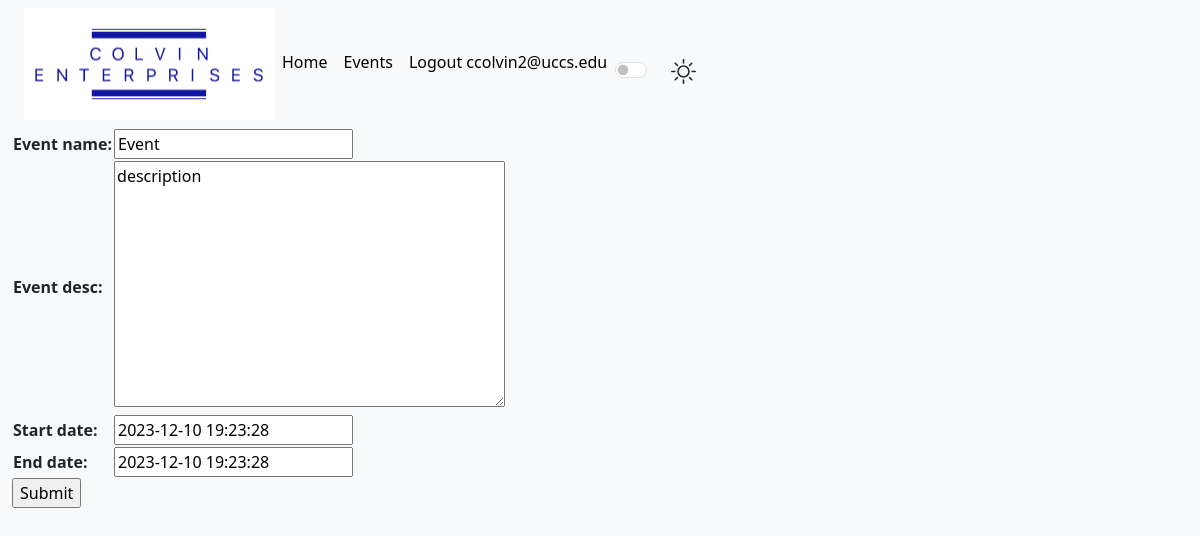
/event/10/update/ (signed in), run on the app's committed database.
### event_app/models.py (models this page shows, shortened)
class Event(models.Model):
	event_name = models.CharField(max_length=100)
	event_desc = models.TextField()
	start_date = models.DateTimeField(default=timezone.now)
	end_date   = models.DateTimeField(default=timezone.now)
	slug = models.SlugField(max_length=100,unique=True)

### event_app/decorators.py (the view)
        def wrapper_func(request, *args, **kwargs):
            print('role', allowed_roles)
            group = None
            if request.user.groups.exists():
                group = request.user.groups.all()[0].name
            if group in allowed_roles:
                return view_func(request, *args, **kwargs)
            else:
                return HttpResponse('You are not authorized to view this page. Please reach out to your point of contact.')

### event_app/forms.py
class EventForm(ModelForm):
    class Meta:
        model = Event
        fields =('event_name', 'event_desc', 'start_date', 'end_date')

### event_app/views.py (called while the page is built)
@login_required(login_url='login')
@allowed_users(allowed_roles=['editor_role'])
def EventUpdate(request, pk):
	event = Event.objects.get(pk=pk)
	if request.method == 'POST':
		form = EventForm(request.POST, instance=event)
		form.save()
		return redirect('event-detail', pk=pk)
	else:
		form = EventForm(instance=event)
	return render(request, "event_app/event_form.html", {'form': form})

### event_app/templates/event_app/event_form.html (shortened to what this page needs)
{% extends 'event_app/base_template.html' %}
{% block content %}
<form action="" method="POST">
<table>
{{ form.as_table }}
</table>
<input type="submit" name="Submit">
</form>
{% endblock %}

### event_app/templates/event_app/base_template.html (shortened to what this page needs)
{% load static %}
<!DOCTYPE html>
<html lang="en">
<head>
<link href="https://cdn.jsdelivr.net/npm/bootstrap@5.3.2/dist/css/bootstrap.min.css" rel="stylesheet">
</head>
<body>
<div class="container-fluid">
<nav class="navbar navbar-expand-lg bg-body-tertiary">
<div class="container-fluid">
	<img src="{% static 'images/horizontal_on_white.png' %}" width="250" height="112">
<div class="collapse navbar-collapse" id="navbarNav">
<ul class="navbar-nav">
<li class="nav-item">
<a class="nav-link active" aria-current="page" href="{% url 'index' %}">Home</a>
</li>
<li class="nav-item">
<a class="nav-link active" aria-current="page" href="{% url 'events' %}">Events</a>
</li>
{% if user.is_authenticated %}
	<li class="nav-item">
	<a class="nav-link active" aria-current="page" href="logout?next={{ request.path }}">Logout {{user.email}}</a>
	</li>
{% else %}
	{% load socialaccount %}
{% endif %}
<li class="nav-item">
<div class="form-check form-switch ms-auto mt-3 me-3">
  <label class="form-check-label ms-3" for="lightSwitch">
  </label>
  <input class="form-check-input" type="checkbox" id="lightSwitch" />
</div>
</li>
</ul>
</div>
</div>
</nav>
{% block content %}
{% endblock %}
</div>
</body>
</html>

### data on the page
Event: event_name "Event", event_desc "description", start_date "2023-12-10 19:23:28", end_date "2023-12-10 19:23:28"

### other printed values
{{ user.email }} "ccolvin2@uccs.edu"
